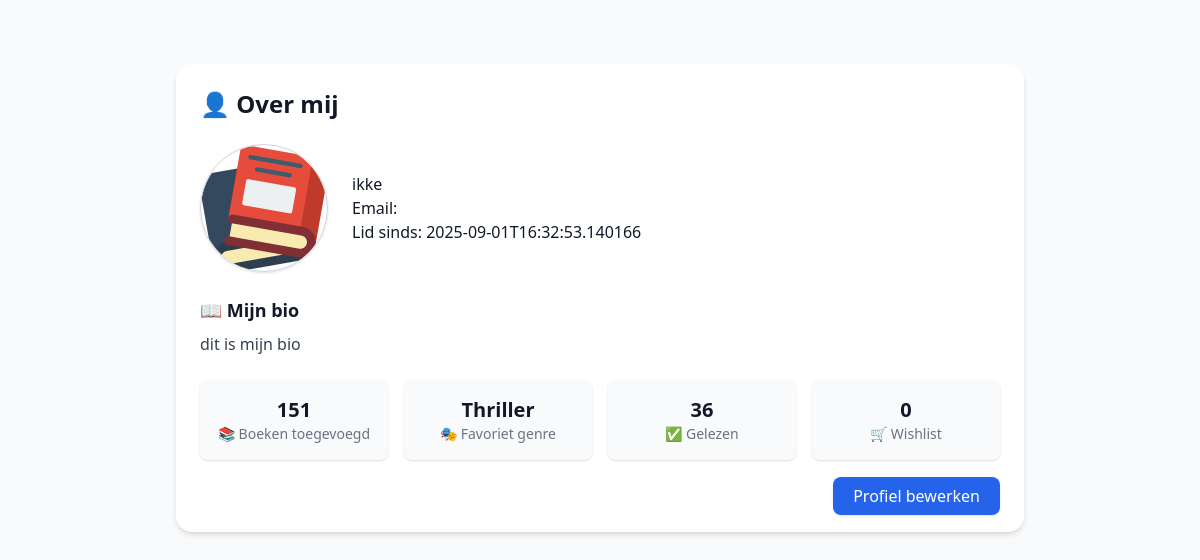
The page /over-mij (signed in) on the database its author committed.
### tables this page shows
CREATE TABLE users
                 (id INTEGER PRIMARY KEY AUTOINCREMENT,
                  username TEXT UNIQUE,
                  password TEXT,
                  role TEXT, color TEXT DEFAULT '#2563eb', dark_mode INTEGER DEFAULT 0, bio TEXT DEFAULT '', profile_pic TEXT DEFAULT 'default.jpg', email TEXT DEFAULT '', created_at TEXT);

CREATE TABLE books
                 (id INTEGER PRIMARY KEY AUTOINCREMENT,
                  titel TEXT,
                  auteur_voornaam TEXT,
                  auteur_achternaam TEXT,
                  genre TEXT,
                  prijs REAL,
                  paginas INTEGER,
                  bindwijze TEXT,
                  edition TEXT,
                  isbn TEXT,
                  reeks_nr TEXT,
                  uitgeverij TEXT,
                  serie TEXT,
                  staat TEXT,
                  taal TEXT,
                  gesigneerd TEXT,
                  gelezen TEXT,
                  added_date TEXT, land TEXT DEFAULT '', user_id INTEGER);

### app.py (the view)
@app.route("/over-mij")
def over_mij():
    user_id = session.get("user_id", 0)
    if not user_id:
        flash("Log in om je profiel te bekijken.", "error")
        return redirect(url_for("login"))
    conn = get_db_connection()
    df = pd.read_sql_query("SELECT * FROM books WHERE user_id = ?", conn, params=(user_id,))
    conn.close()
    boek_count = len(df)
    gelezen_count = df[df["gelezen"] == "ja"].shape[0] if "gelezen" in df.columns else 0
    wishlist_count = df[df["status"] == "wishlist"].shape[0] if "status" in df.columns else 0
    fav_genre = df["genre"].mode()[0] if "genre" in df.columns and not df["genre"].empty else "Onbekend"
    conn = get_db_connection()
    user = conn.execute("SELECT * FROM users WHERE id = ?", (user_id,)).fetchone()
    conn.close()
    return render_template(
        "over_mij.html",
        boek_count=boek_count,
        gelezen_count=gelezen_count,
        wishlist_count=wishlist_count,
        fav_genre=fav_genre,
        user=user
    )

### app.py (called while the page is built)
@app.context_processor
def inject_roles():
    return dict(is_admin=is_admin(), is_super_admin=session.get('role') == 'admin')

### models/database.py (called while the page is built)
def get_db_connection():
    conn = sqlite3.connect('books.db')
    conn.row_factory = sqlite3.Row
    return conn

### models/user.py (called while the page is built)
def is_admin():
    role = session.get('role')
    logger.debug(f"is_admin check - Session role: {role}")
    return role in ['admin', 'super']  # Allow both admin and super roles for most actions

### templates/over_mij.html (shortened to what this page needs)
<!DOCTYPE html>
<html lang="nl">
<head>
  <script src="https://cdn.tailwindcss.com"></script>
</head>
<body class="bg-gray-50 text-gray-900">
  <div class="max-w-4xl mx-auto mt-10 p-6">
    <div class="bg-white rounded-2xl shadow-md p-6">
      <h1 class="text-2xl font-bold mb-6">👤 Over mij</h1>
      <div class="flex flex-col md:flex-row items-center gap-6">
        <div class="w-32 h-32 rounded-full overflow-hidden border border-gray-300 shadow">
          <img src="{{ url_for('static', filename='images/' ~ user['profile_pic']) }}"
     alt="Profielfoto" class="w-32 h-32 rounded-full object-cover">
        </div>
        <div>
          <h2>{{ user['username'] }}</h2>
          <p>Email: {{ user['email'] }}</p>
          <p>Lid sinds: {{ user['created_at'] }}</p>
        </div>
      </div>
      <div class="mt-6">
        <h3 class="text-lg font-semibold mb-2">📖 Mijn bio</h3>
        <p class="text-gray-700">
          {% if user.bio %}
            {{ user.bio }}
          {% else %}
            Je hebt nog geen bio geschreven.
            <a href="{{ url_for('edit_profile') }}" class="text-blue-600 hover:underline">Voeg er een toe →</a>
          {% endif %}
        </p>
      </div>
      <div class="mt-6 grid grid-cols-2 md:grid-cols-4 gap-4 text-center">
        <div class="p-4 rounded-lg bg-gray-50 shadow">
          <p class="text-xl font-bold">{{ boek_count }}</p>
          <p class="text-sm text-gray-500">📚 Boeken toegevoegd</p>
        </div>
        <div class="p-4 rounded-lg bg-gray-50 shadow">
          <p class="text-xl font-bold">{{ fav_genre }}</p>
          <p class="text-sm text-gray-500">🎭 Favoriet genre</p>
        </div>
        <div class="p-4 rounded-lg bg-gray-50 shadow">
          <p class="text-xl font-bold">{{ gelezen_count }}</p>
          <p class="text-sm text-gray-500">✅ Gelezen</p>
        </div>
        <div class="p-4 rounded-lg bg-gray-50 shadow">
          <p class="text-xl font-bold">{{ wishlist_count }}</p>
          <p class="text-sm text-gray-500">🛒 Wishlist</p>
        </div>
      </div>
      <div class="mt-6 text-right">
        <a href="{{ url_for('edit_profile') }}"
           class="px-5 py-2 rounded-lg bg-blue-600 text-white font-medium shadow hover:bg-blue-700 transition">
          Profiel bewerken
        </a>
      </div>
    </div>
  </div>
</body>
</html>

### rows shown on the page
users: profile_pic (picture), username "ikke", created_at "2025-09-01T16:32:53.140166", bio "dit is mijn bio"
books: genre "Thriller"

### other values the page prints
{{ boek_count }} "151"
{{ gelezen_count }} "36"
{{ wishlist_count }} "0"
